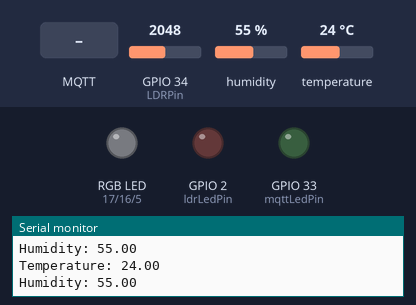
This sketch was run on a simulated ESP32. Parts: an RGB LED mixed from three pins (HIGH = lit), output pins drawn as LEDs (lit = HIGH), the last lines printed to the serial monitor. The inputs (shaded band) are chosen by the test bench; at power-on: GPIO 34 (LDRPin) = 2048, humidity 55 %, temperature 24 °C. WiFi joins after 1.5 s; servers stay silent unless stated; random numbers use the default seed unless the sketch sets one; no MQTT or app messages arrive unless stated.

Above: at 2.7 s.
2.8 s: MQTT message "on" arrives on the first subscribed topic
At 4.3 s:
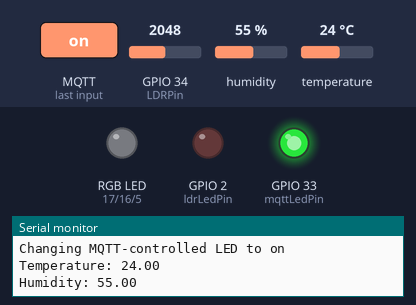
5.1 s: GPIO 34 (LDRPin) set to 539
6.8 s: GPIO 34 (LDRPin) set to 466
At 7.9 s:
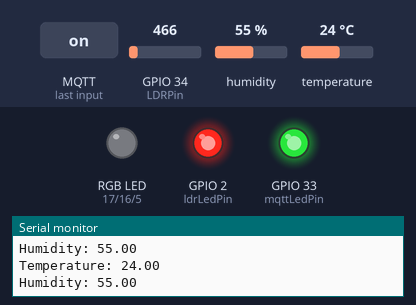
9.1 s: MQTT message "off" arrives on the first subscribed topic
At 10.4 s:
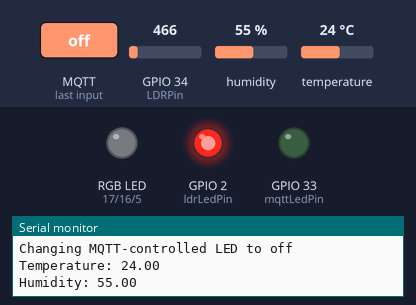
11.1 s: MQTT message "1" arrives on the second subscribed topic
At 12.9 s:
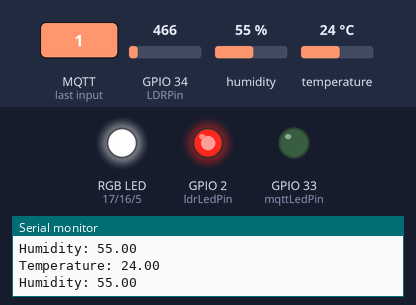
13.2 s: GPIO 34 (LDRPin) set to 540
At 14.1 s:
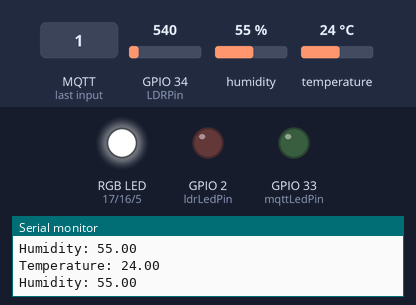
Timing chart, 0 to 16.2 s (numbered marks = the images above; inputs shaded):
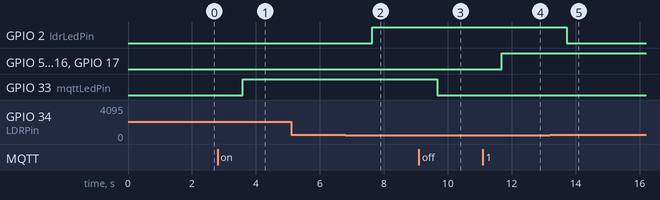

The sketch:

sketch.ino
```cpp
#include <WiFi.h>
#include <PubSubClient.h>
#include <ArduinoJson.h>
#include <DHTesp.h>

const char* ssid = "Wokwi-GUEST";
const char* password = "";
const char* mqttServer = "172.187.230.56";
const int mqttPort = 1883;
const char* mqttUser = "";
const char* mqttPassword = "";

const int LDRPin = 34;        // GPIO pin number for LDR (analog input)
const int mqttLedPin = 33;    // GPIO pin where LED controlled by MQTT is connected
const int ldrLedPin = 2;      // GPIO pin where LED controlled by LDR is connected
const int DHT_PIN = 27;       // GPIO pin number for DHT22
const int pinR = 17;          // GPIO 17 for red color
const int pinG = 16;          // GPIO 16 for green color
const int pinB = 5;           // GPIO 5 for blue color

DHTesp dht;
WiFiClient espClient;
PubSubClient client(espClient);

void setup_wifi() {
  delay(10);
  Serial.println();
  Serial.print("Connecting to ");
  Serial.println(ssid);

  WiFi.begin(ssid, password);

  while (WiFi.status() != WL_CONNECTED) {
    delay(500);
    Serial.print(".");
  }

  Serial.println("");
  Serial.println("WiFi connected");
  Serial.println("IP address: ");
  Serial.println(WiFi.localIP());
}

void callback(char* topic, byte* message, unsigned int length) {
  Serial.print("Message arrived on topic: ");
  Serial.print(topic);
  Serial.print(". Message: ");
  String stMessage = "";

  for (int i = 0; i < length; i++) {
    Serial.print((char)message[i]);
    stMessage += (char)message[i];
  }
  Serial.println();

  // Check if the message is for controlling the RGB LED
  if (String(topic) == "light/color") {
    // Parse the JSON message
    StaticJsonDocument<128> doc;
    DeserializationError error = deserializeJson(doc, message, length);
    if (error) {
      Serial.println("Failed to parse JSON payload");
      return;
    }

    // Extract color values from JSON
    int redValue = doc["red"];
    int greenValue = doc["green"];
    int blueValue = doc["blue"];

    // Invert color values
    redValue = invertColor(redValue);
    greenValue = invertColor(greenValue);
    blueValue = invertColor(blueValue);

    // Set LED color
    setColor(redValue, greenValue, blueValue);
  }

  if (String(topic) == "website/status") {
    Serial.print("Changing MQTT-controlled LED to ");
    if (stMessage == "on") {
      Serial.println("on");
      digitalWrite(mqttLedPin, HIGH);
    } else if (stMessage == "off") {
      Serial.println("off");
      digitalWrite(mqttLedPin, LOW);
    }
  }


}

void reconnect() {
  while (!client.connected()) {
    Serial.print("Attempting MQTT connection...");
    String clientId = "ESP32Client-";
    clientId += String(random(0xffff), HEX);
    if (client.connect(clientId.c_str(), mqttUser, mqttPassword)) {
      Serial.println("connected");
      client.subscribe("website/status");
      client.subscribe("light/color");
    } else {
      Serial.print("failed, rc=");
      Serial.print(client.state());
      Serial.println(" try again in 5 seconds");
      delay(1000);
    }
  }
}

void setup() {
  Serial.begin(115200);
  pinMode(mqttLedPin, OUTPUT);
  pinMode(LDRPin, INPUT);
  pinMode(ldrLedPin, OUTPUT); // Adding pinMode for LDR LED
  pinMode(pinR, OUTPUT);
  pinMode(pinG, OUTPUT);
  pinMode(pinB, OUTPUT);

  setup_wifi();
  client.setServer(mqttServer, mqttPort);
  client.setCallback(callback);

  dht.setup(DHT_PIN, DHTesp::DHT22); // Initialize DHT22 sensor
}

void loop() {
  if (!client.connected()) {
    reconnect();
  }
  client.loop();

  // Read LDR sensor and control the LED based on its value
  int LDRStatus = analogRead(LDRPin);
  digitalWrite(ldrLedPin, LDRStatus <= 500 ? HIGH : LOW); // Turn on LED if light is low

  // Publish LDR sensor data
  String ldrData = String(LDRStatus);
  client.publish("website/ldrsensor/data", ldrData.c_str());

  // Read temperature and humidity from DHT22 sensor
  TempAndHumidity dhtData = dht.getTempAndHumidity();
  if (!isnan(dhtData.temperature)) {
    String tempData = String(dhtData.temperature);
    client.publish("website/temperature", tempData.c_str());
    Serial.print("Temperature: ");
    Serial.println(tempData);
  } else {
    Serial.println("Failed to read temperature from DHT sensor!");
  }

  if (!isnan(dhtData.humidity)) {
    String humidityData = String(dhtData.humidity);
    client.publish("website/humidity", humidityData.c_str());
    Serial.print("Humidity: ");
    Serial.println(humidityData);
  } else {
    Serial.println("Failed to read humidity from DHT sensor!");
  }

  delay(1000); // Adjust delay as needed
}

void setColor(int redValue, int greenValue, int blueValue) {
  analogWrite(pinR, redValue);
  analogWrite(pinG, greenValue);
  analogWrite(pinB, blueValue);
}

int invertColor(int value) {
  return 255 - value;
}
```

Measured:
- the behaviour switches between 501 and 500 on GPIO 34 (LDRPin) (found by bisection; images 1 and 2)
- after the input at 2.8 s, GPIO 33 (mqttLedPin): LOW → HIGH after 0.79 s
- after the input at 6.8 s, GPIO 2 (ldrLedPin): LOW → HIGH after 0.84 s
- after the input at 9.1 s, GPIO 33 (mqttLedPin): HIGH → LOW after 0.57 s
- after the input at 11.1 s, GPIO 5 (pinB), GPIO 16 (pinG), GPIO 17 (pinR): LOW → HIGH after 0.59 s
- after the input at 13.2 s, GPIO 2 (ldrLedPin): HIGH → LOW after 0.52 s
